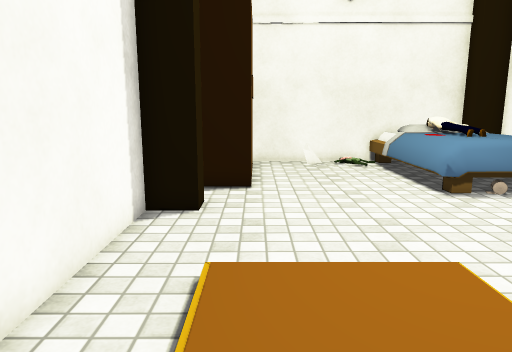
View 1 (above)

12 first-person views from a walk through a scene from a Unity 3-D project. The camera is 1.3 m above the floor, tilts 10° down and sees 70° across. The floor is counted in squares, 0.5 m on a side. Each view is taken from the middle of a square. On the plan, view 1 faces up. The plan holds only what a view shows up to about 20 squares ahead; the rest is blank. The player character is not drawn. Some surface patterns are stand-ins.

View 2
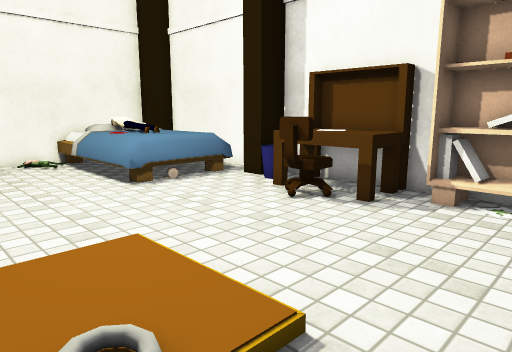

View 3
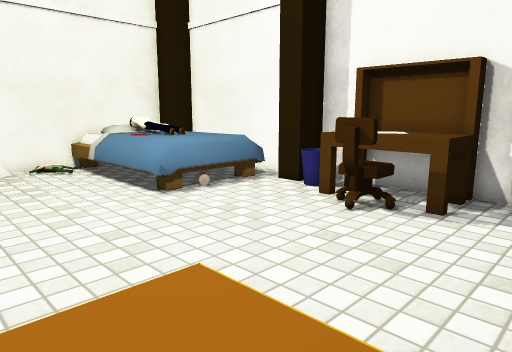

View 4
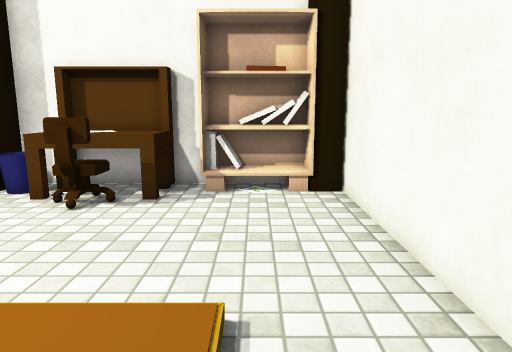

View 5
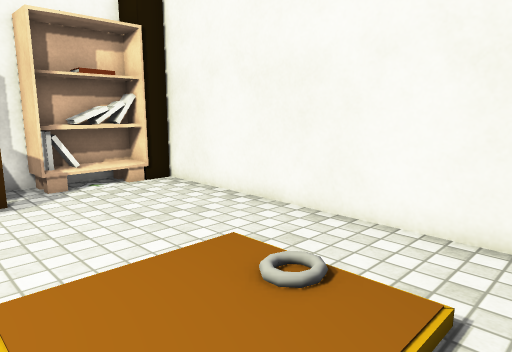

View 6
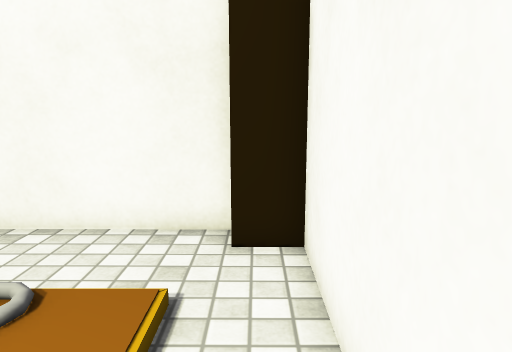

View 7
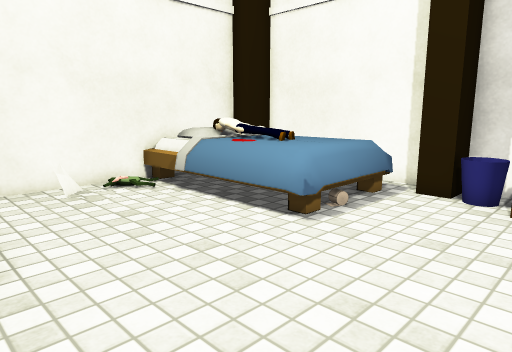

View 8
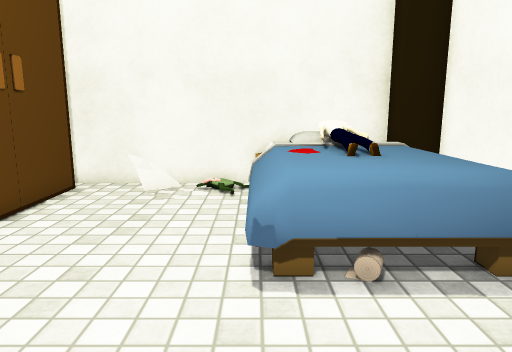

View 9
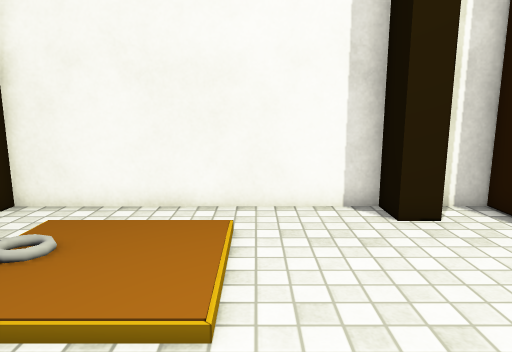

View 10
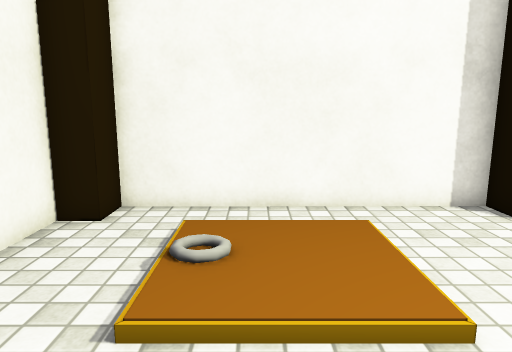

View 11
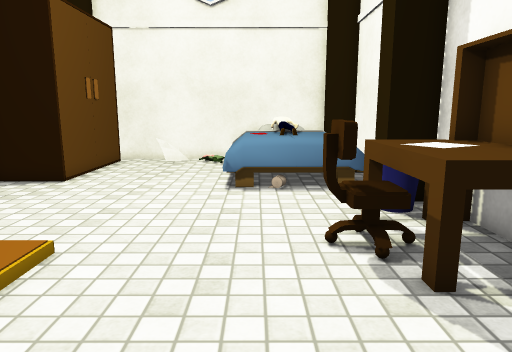

View 12
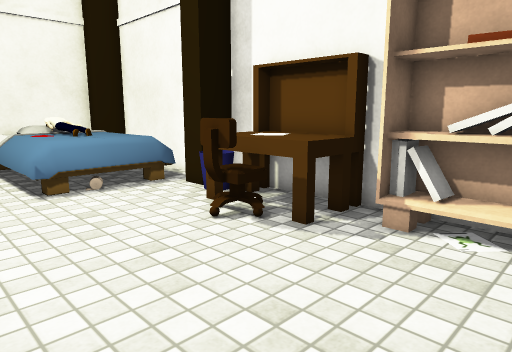

### Floor plan
Key: @ floor where view 1 was taken; # wall or solid block; . main floor; : floor 0.25 m higher than the main floor; / step, stairs or slope; = window, fence, low wall or low ledge; ^ raised ledge; O other object.
Columns run from 3 left of view 1 to 12 right of it. Each row starts with its distance up from view 1.
 19    ##########^#
 18    #.=#. ==^  ^^
 17    #.=...=^OO^ ^
 16    #.....^^O^^ ^
 15    #.....^^OO^ ^
 14    #.....^^^O^^^
 13  ###.....^^^^^^^
 12  # ......^^^^^^^
 11   .......=====^^
 10 ##............##
  9 ##...........=##
  8 #............^^#
  7 #...........#^^#
  6 #...........^^^#
  5 #./:::/......^^#
  4 #./:::/......^^#
  3 #./:::/...... ##
  2 #./:::/.......##
  1 #.............##
  0 #..@..........##
 -1 ##............#
 -2  ##############

Where each view was taken, in squares from view 1:
view 1: 0 up, 0 right, facing up
view 2: 1 down, 0 right, facing up-right
view 3: 1 up, 0 right, facing up-right
view 4: 1 up, 1 left, facing right
view 5: 6 up, 2 left, facing down-right
view 6: 6 up, 2 left, facing down
view 7: 6 up, 1 left, facing up-right
view 8: 6 up, 6 right, facing up
view 9: 6 up, 7 right, facing left
view 10: 3 up, 7 right, facing left
view 11: 1 down, 7 right, facing up
view 12: 1 down, 3 right, facing up-right
